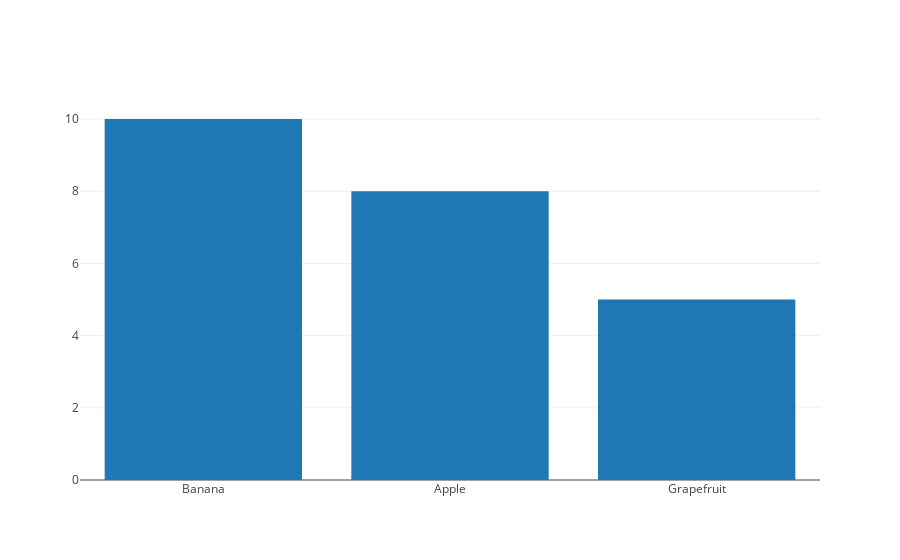

This figure's notebook cell:
### Markdown cell above
# Plotly Example

### Code cell
import $ivy.`org.plotly-scala::plotly-almond:0.7.0`

import plotly._
import plotly.element._
import plotly.layout._
import plotly.Almond._

val (x, y) = Seq(
  "Banana" -> 10,
  "Apple" -> 8,
  "Grapefruit" -> 5
).unzip

Bar(x, y).plot()

### Figure 1 — Plotly figure (JSON) as saved in the notebook; plotly's stock layout.template omitted (floating-point values rounded to 4 significant figures)
{"data": [{"type": "bar", "x": ["Banana", "Apple", "Grapefruit"], "y": [10, 8, 5]}], "layout": {}}
